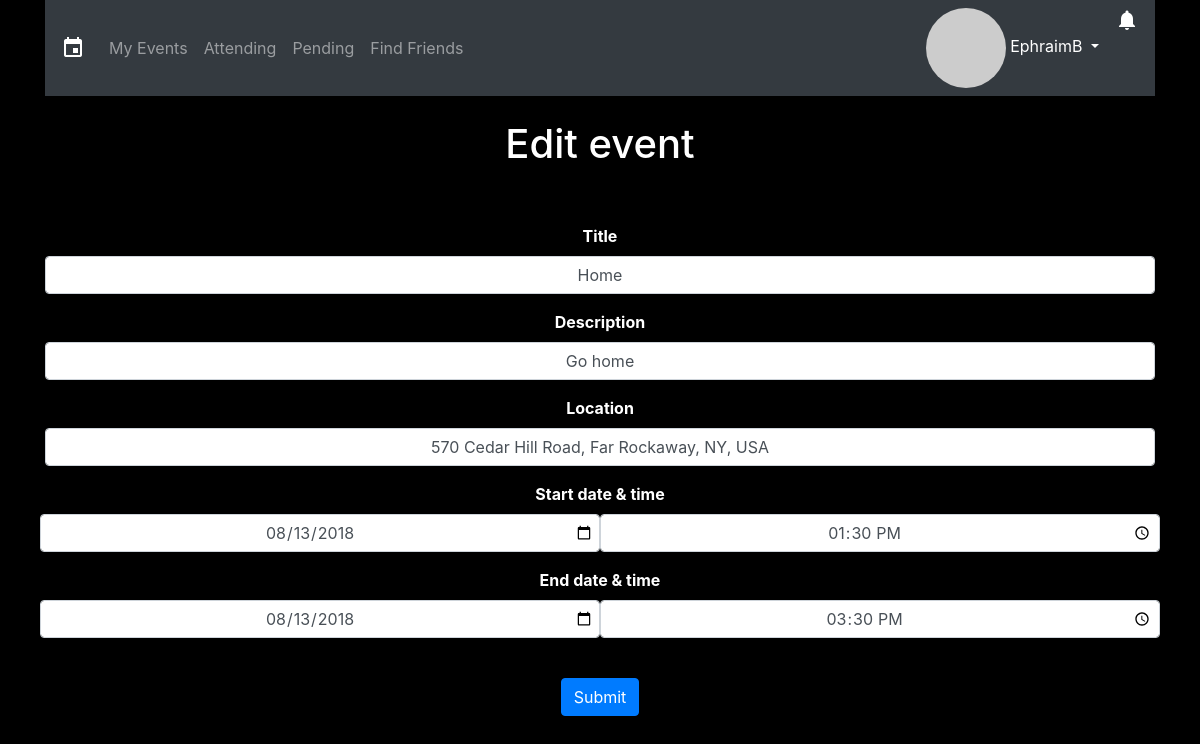
The page /updateEvent.php?event_id=4 (signed in) on the database its author committed.
### tables this page shows
CREATE TABLE `events` (
  `event_id` int(11) NOT NULL,
  `title` varchar(50) NOT NULL,
  `description` varchar(255) NOT NULL,
  `location` varchar(255) NOT NULL,
  `startDate` datetime NOT NULL,
  `endDate` datetime NOT NULL
);

### updateEvent.php (the view, shortened to what this page needs)
<?php
global $link;
$event_id = $_GET['event_id'];
$session_username = $_SESSION['username'];
$session_user_id = $_SESSION['user_id'];
$emailQuery = "SELECT email FROM users WHERE username='$session_username'";
$emailResult = mysqli_query($link, $emailQuery);
$email = mysqli_fetch_array($emailResult)[0];
$email_hash = md5(strtolower(trim($email)));
$query = "SELECT * FROM events WHERE event_id=$event_id";
$result = mysqli_query($link, $query);
$notificationsCount_query = "SELECT COUNT(*) FROM notifications WHERE user_id='$session_user_id' AND cleared=0";
$notificationsCount_result = mysqli_query($link, $notificationsCount_query);
$notifications = mysqli_fetch_array($notificationsCount_result)[0];
$darkTheme_query = "SELECT darkTheme FROM users WHERE user_id='$session_user_id'";
$darkTheme_result = mysqli_query($link, $darkTheme_query);
$darkTheme = mysqli_fetch_array($darkTheme_result)[0];
while($row = mysqli_fetch_array($result)){
  $title = $row['title'];
  $description = $row['description'];
  $location = $row['location'];
  $startDate = $row['startDate'];
  $endDate = $row['endDate'];
  $startDateFormatted = date("Y-m-d", strtotime($startDate));
  $startTimeFormatted = date("H:i", strtotime($startDate));
  $endDateFormatted = date("Y-m-d", strtotime($endDate));
  $endTimeFormatted = date("H:i", strtotime($endDate));
}
?>
<!DOCTYPE html>
<html>
  <head>
    <link rel="stylesheet" href="https://stackpath.bootstrapcdn.com/bootstrap/4.1.1/css/bootstrap.min.css">
    <link type="text/css" rel="stylesheet" href="https://api.mqcdn.com/sdk/place-search-js/v1.0.0/place-search.css"/>
    <link rel="stylesheet" href="css/style.css">
  </head>
	<?php
	if($darkTheme == 0){
	?>
	<body>
	<?php
	}
	else if($darkTheme == 1){
	?>
	<body style="background-color: black; color: white">
	<?php
	}
	?>
    <div class="container">
			<?php
			if($darkTheme == 0){
			?>
				<nav class="navbar navbar-expand-lg navbar-light bg-light">
			<?php
			}
			else if($darkTheme == 1){
			?>
				<nav class="navbar navbar-expand-lg navbar-dark bg-dark">
			<?php
			}
			?>
        <span class="navbar-brand mb-0 h1 material-icons">event</span>
        <div class="collapse navbar-collapse" id="navbarSupportedContent">
          <ul class="navbar-nav mr-auto">
						<li class="nav-item">
              <a class="nav-link" href="index.php">My Events</a>
            </li>
						<li class="nav-item">
							<a class="nav-link" href="attending.php">Attending</a>
						</li>
						<li class="nav-item">
							<a class="nav-link" href="pending.php">Pending</a>
						</li>
						<li class="nav-item">
							<a class="nav-link" href="findFriends.php">Find Friends</a>
						</li>
          </ul>
          <ul class="navbar-nav mr-right">
            <div class="dropdown">
							<?php
							if($darkTheme == 0){
							?>
								<a class="nav-item dropdown dropdown-toggle text-dark" href="#" role="button" id="dropdownMenuLink" data-toggle="dropdown" aria-haspopup="true" aria-expanded="false">
							<?php
							}
							else if($darkTheme == 1){
							?>
								<a class="nav-item dropdown dropdown-toggle text-white" href="#" role="button" id="dropdownMenuLink" data-toggle="dropdown" aria-haspopup="true" aria-expanded="false">
							<?php
							}
							if(!isset($_SESSION['facebookPicture'])){
							?>
								<img class="align-middle circle-img" src="https://www.gravatar.com/avatar/<?php echo $email_hash ?>?s=30">&nbsp;<?php echo $_SESSION['username']; ?>
								<?php
								}
								?>
							</a>
            </div>
						<div class="dropdown">
							<?php
							if($notifications == 0){
								if($darkTheme == 0){
							?>
								<a class="nav-item dropdown text-dark material-icons" href="#" role="button" id="notificationsMenuLink" data-toggle="dropdown" aria-haspopup="true" aria-expanded="false">notifications_none</a>
								<?php
								}
								else if($darkTheme == 1){
								?>
									<a class="nav-item dropdown text-white material-icons" href="#" role="button" id="notificationsMenuLink" data-toggle="dropdown" aria-haspopup="true" aria-expanded="false">notifications_none</a>
								<?php
								}
								?>
							<div class="dropdown-menu dropdown-menu-right p-3" style="width: 300px" aria-labelledby="notificationsMenuLink">
								<p>No notifications.</p>
							</div>
							<?php
							}
							else{
								if($darkTheme == 0){
							?>
								<a class="nav-item dropdown text-dark material-icons" href="#" role="button" id="notificationsMenuLink" data-toggle="dropdown" aria-haspopup="true" aria-expanded="false">notifications</a>
								<?php
								}
								else if($darkTheme == 1){
								?>
									<a class="nav-item dropdown text-white material-icons" href="#" role="button" id="notificationsMenuLink" data-toggle="dropdown" aria-haspopup="true" aria-expanded="false">notifications</a>
								<?php
								}
								?>
							<?php
							}
							?>
						</div>
          </ul>
        </div>
      </nav>
      <br>
      <header>
        <h1 class="text-center">Edit event</h1>
      </header>
      <br>
      <br>
      <main>
        <?php
        echo '<form action="server.php?event_id='.$event_id.'" method="post">';
        ?>
          <div class="form-group text-center">
            <label class="font-weight-bold">Title</label>
            <?php echo '<input type="text" class="form-control text-center" name="title" value="'.$title.'">'; ?>
          </div>
          <div class="form-group text-center">
            <label class="font-weight-bold">Description</label>
            <?php echo '<input type="text" class="form-control text-center" name="description" value="'.$description.'">'; ?>
          </div>
          <div class="form-group text-center">
            <label class="font-weight-bold">Location</label>
            <?php echo '<input type="text" id="location" class="form-control text-center" name="location" value="'.$location.'">'; ?>
          </div>
          <div class="form-group text-center">
            <label class="font-weight-bold">Start date &amp; time</label>
            <div class="form-row">
              <?php
              echo '
              <input type="date" class="form-control text-center col-6" name="startDate" value="'.$startDateFormatted.'">
              <input type="time" class="form-control text-center col-6" name="startTime" value="'.$startTimeFormatted.'">';
              ?>
            </div>
          </div>
          <div class="form-group text-center">
            <label class="font-weight-bold">End date &amp; time</label>
            <div class="form-row">
              <?php
              echo '
              <input type="date" class="form-control text-center col-6" name="endDate" value="'.$endDateFormatted.'">
              <input type="time" class="form-control text-center col-6" name="endTime" value="'.$endTimeFormatted.'">';
              ?>
            </div>
          </div>
          <br>
          <div class="text-center">
            <button type="register" class="btn btn-primary" name="editEvent_button">Submit</button>
          </div>
        </form>
				<br>
      </main>
    </div>
  </body>
</html>

### css/style.css (style rules this page uses)
.circle-img { border-radius: 50%; }

### rows shown on the page
events: title "Home", description "Go home", location "570 Cedar Hill Road, Far Rockaway, NY, USA", startDate "08/13/2018", startTime "13:30", endDate "08/13/2018", endTime "15:30"

### other values the page prints
$_SESSION['username'] "EphraimB"
